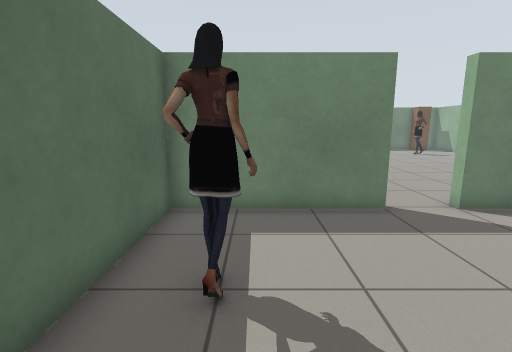
[1] (above)

15 first-person views from a walk through a Gazebo world. The camera is 1.1 m above the floor, tilts 10° down and sees 85° across. Floor lines are 1 m apart. The floor is counted in squares, 0.5 m on a side. Each view is taken from the middle of a square. On the plan, view 1 faces up. The plan holds only what a view shows up to about 17 squares ahead; the rest is blank. Gazebo's built-in surfaces are drawn with simple patterns. Some stock models are drawn as simple stand-ins. Some surface patterns are stand-ins.

[2]
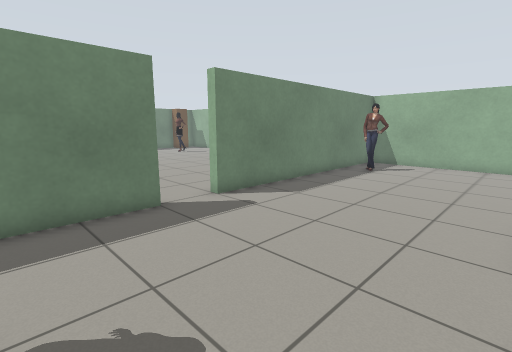

[3]
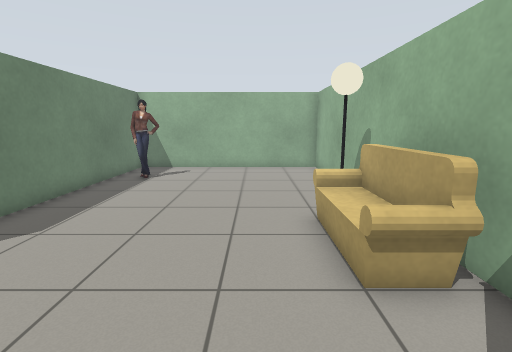

[4]
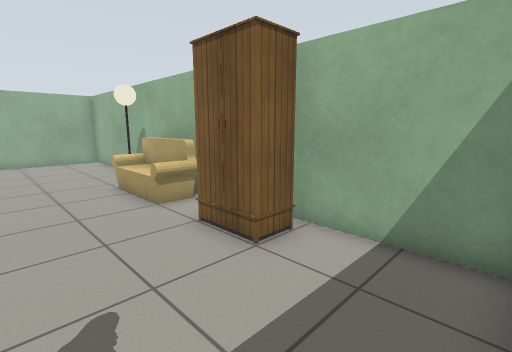

[5]
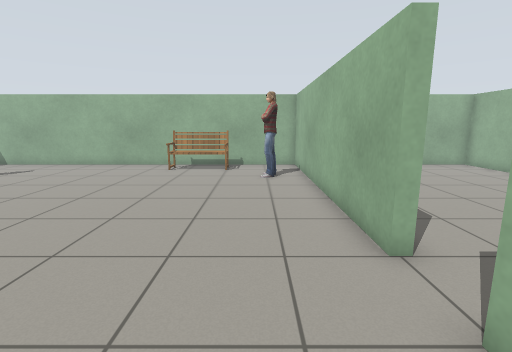

[6]
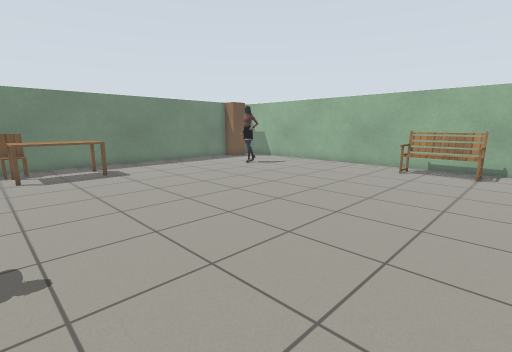

[7]
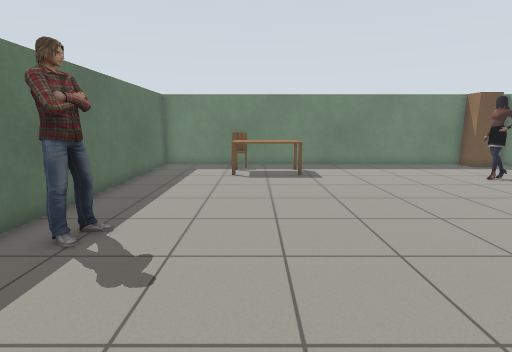

[8]
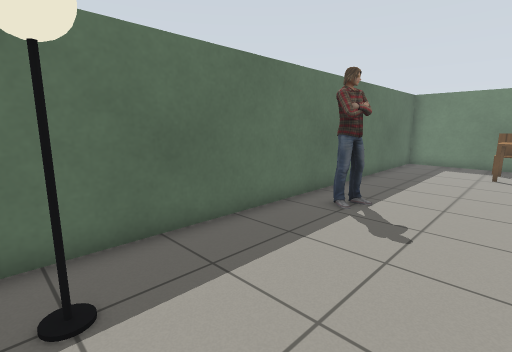

[9]
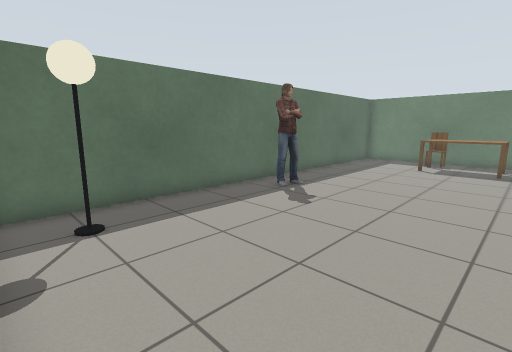

[10]
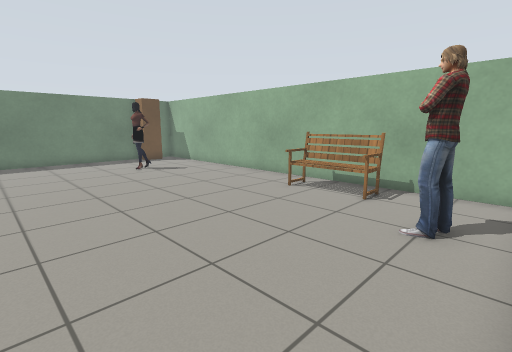

[11]
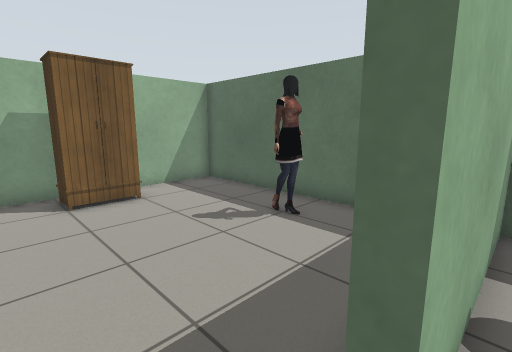

[12]
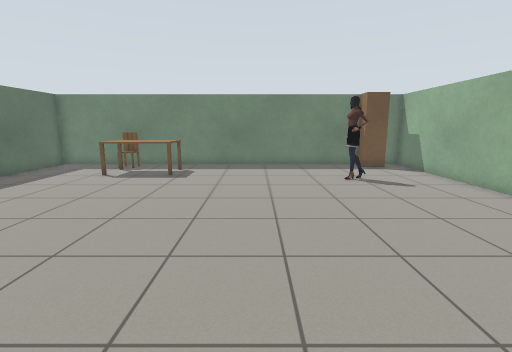

[13]
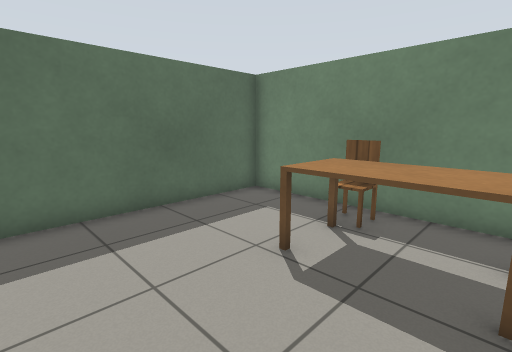

[14]
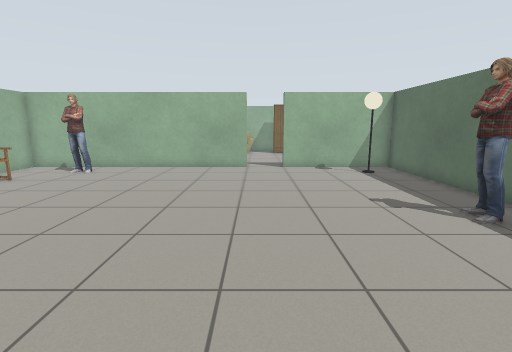

[15]
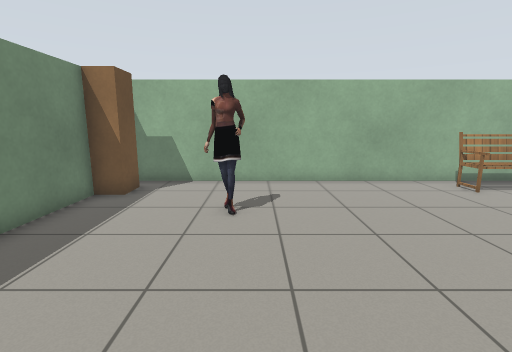

### Floor plan
Ten units are one square. View 1 is at (0, 0); x grows to the right and y downward. Boxes are objects, and circles mark ways between rooms. Rooms are numbered by the first view taken in them; rooms with no view inside come last. Other rooms are left out.
<svg viewBox="-28 -280 206 310">
<path fill="none" stroke="#000" d="M84 23 173 23 173 -73 55 -73M35 -77 35 -73 -23 -73 -23 23 48 23M55 -73 55 -77 173 -77 173 -273 166 -273M142 -273 -23 -273 -23 -77 35 -77"/>
<rect x="-15" y="-45" width="20" height="20" fill="#bbb"><title>person</title></rect>
<rect x="15" y="5" width="20" height="10" fill="#bbb"><title>wardrobe</title></rect>
<rect x="55" y="5" width="30" height="20" fill="#bbb"><title>sofa</title></rect>
<rect x="85" y="5" width="10" height="10" fill="#bbb"><title>lamp</title></rect>
<rect x="135" y="-65" width="10" height="10" fill="#bbb"><title>person</title></rect>
<rect x="-15" y="-105" width="20" height="20" fill="#bbb"><title>lamp</title></rect>
<rect x="-15" y="-175" width="20" height="20" fill="#bbb"><title>person</title></rect>
<rect x="15" y="-255" width="40" height="20" fill="#bbb"><title>kitchen table</title></rect>
<rect x="15" y="-265" width="10" height="10" fill="#bbb"><title>chair</title></rect>
<rect x="125" y="-105" width="20" height="20" fill="#bbb"><title>person</title></rect>
<rect x="125" y="-235" width="10" height="10" fill="#bbb"><title>person</title></rect>
<rect x="145" y="-145" width="20" height="30" fill="#bbb"><title>bench</title></rect>
<rect x="145" y="-275" width="20" height="10" fill="#bbb"><title>wardrobe</title></rect>
<circle cx="45" cy="-70" r="3" fill="#2a7"/>
<text x="70" y="-20">1</text>
<text x="80" y="-180">2</text>
</svg>
Room 1 opens to room 2.

Where each view was taken, in squares from view 1:
view 1: 0 up, 0 right, facing up
view 2: 0 up, 0 right, facing up-right
view 3: 1 up, 2 right, facing right
view 4: 3 up, 2 left, facing down-right
view 5: 10 up, 1 right, facing right
view 6: 10 up, 1 right, facing up-right
view 7: 11 up, 3 right, facing up
view 8: 9 up, 3 right, facing up-left
view 9: 8 up, 6 right, facing up-left
view 10: 8 up, 7 right, facing up-right
view 11: 8 up, 5 right, facing down-left
view 12: 11 up, 9 right, facing up
view 13: 20 up, 5 right, facing up-left
view 14: 23 up, 5 right, facing down
view 15: 22 up, 6 right, facing right
